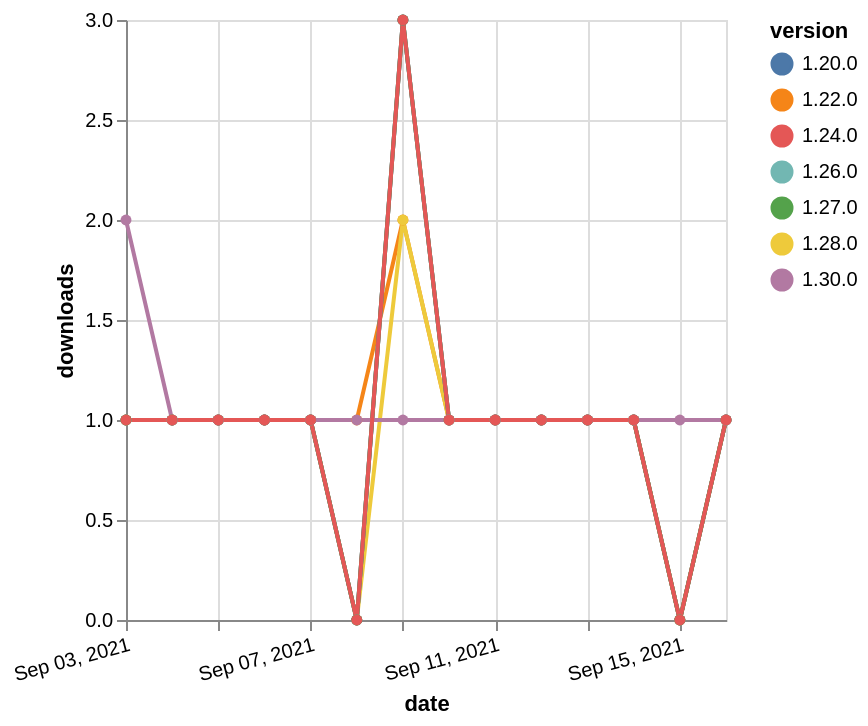

Describe this chart as a Vega-Lite specification.
### Vega-Lite specification from a JSON file in a GitHub repository (floating-point values rounded to 4 significant figures)
{"$schema": "https://vega.github.io/schema/vega-lite/v5.json", "description": "A simple bar chart with embedded data.", "data": {"values": [{"date": "2021-09-03", "total": 177, "delta": 1, "version": "1.22.0"}, {"date": "2021-09-04", "total": 178, "delta": 1, "version": "1.22.0"}, {"date": "2021-09-05", "total": 179, "delta": 1, "version": "1.22.0"}, {"date": "2021-09-06", "total": 180, "delta": 1, "version": "1.22.0"}, {"date": "2021-09-07", "total": 181, "delta": 1, "version": "1.22.0"}, {"date": "2021-09-08", "total": 182, "delta": 1, "version": "1.22.0"}, {"date": "2021-09-09", "total": 184, "delta": 2, "version": "1.22.0"}, {"date": "2021-09-10", "total": 185, "delta": 1, "version": "1.22.0"}, {"date": "2021-09-11", "total": 186, "delta": 1, "version": "1.22.0"}, {"date": "2021-09-12", "total": 187, "delta": 1, "version": "1.22.0"}, {"date": "2021-09-13", "total": 188, "delta": 1, "version": "1.22.0"}, {"date": "2021-09-14", "total": 189, "delta": 1, "version": "1.22.0"}, {"date": "2021-09-15", "total": 189, "delta": 0, "version": "1.22.0"}, {"date": "2021-09-16", "total": 190, "delta": 1, "version": "1.22.0"}, {"date": "2021-09-03", "total": 155, "delta": 1, "version": "1.28.0"}, {"date": "2021-09-04", "total": 156, "delta": 1, "version": "1.28.0"}, {"date": "2021-09-05", "total": 157, "delta": 1, "version": "1.28.0"}, {"date": "2021-09-06", "total": 158, "delta": 1, "version": "1.28.0"}, {"date": "2021-09-07", "total": 159, "delta": 1, "version": "1.28.0"}, {"date": "2021-09-08", "total": 159, "delta": 0, "version": "1.28.0"}, {"date": "2021-09-09", "total": 161, "delta": 2, "version": "1.28.0"}, {"date": "2021-09-10", "total": 162, "delta": 1, "version": "1.28.0"}, {"date": "2021-09-11", "total": 163, "delta": 1, "version": "1.28.0"}, {"date": "2021-09-12", "total": 164, "delta": 1, "version": "1.28.0"}, {"date": "2021-09-13", "total": 165, "delta": 1, "version": "1.28.0"}, {"date": "2021-09-14", "total": 166, "delta": 1, "version": "1.28.0"}, {"date": "2021-09-15", "total": 166, "delta": 0, "version": "1.28.0"}, {"date": "2021-09-16", "total": 167, "delta": 1, "version": "1.28.0"}, {"date": "2021-09-03", "total": 138, "delta": 1, "version": "1.26.0"}, {"date": "2021-09-04", "total": 139, "delta": 1, "version": "1.26.0"}, {"date": "2021-09-05", "total": 140, "delta": 1, "version": "1.26.0"}, {"date": "2021-09-06", "total": 141, "delta": 1, "version": "1.26.0"}, {"date": "2021-09-07", "total": 142, "delta": 1, "version": "1.26.0"}, {"date": "2021-09-08", "total": 142, "delta": 0, "version": "1.26.0"}, {"date": "2021-09-09", "total": 145, "delta": 3, "version": "1.26.0"}, {"date": "2021-09-10", "total": 146, "delta": 1, "version": "1.26.0"}, {"date": "2021-09-11", "total": 147, "delta": 1, "version": "1.26.0"}, {"date": "2021-09-12", "total": 148, "delta": 1, "version": "1.26.0"}, {"date": "2021-09-13", "total": 149, "delta": 1, "version": "1.26.0"}, {"date": "2021-09-14", "total": 150, "delta": 1, "version": "1.26.0"}, {"date": "2021-09-15", "total": 150, "delta": 0, "version": "1.26.0"}, {"date": "2021-09-16", "total": 151, "delta": 1, "version": "1.26.0"}, {"date": "2021-09-03", "total": 213, "delta": 1, "version": "1.20.0"}, {"date": "2021-09-04", "total": 214, "delta": 1, "version": "1.20.0"}, {"date": "2021-09-05", "total": 215, "delta": 1, "version": "1.20.0"}, {"date": "2021-09-06", "total": 216, "delta": 1, "version": "1.20.0"}, {"date": "2021-09-07", "total": 217, "delta": 1, "version": "1.20.0"}, {"date": "2021-09-08", "total": 217, "delta": 0, "version": "1.20.0"}, {"date": "2021-09-09", "total": 220, "delta": 3, "version": "1.20.0"}, {"date": "2021-09-10", "total": 221, "delta": 1, "version": "1.20.0"}, {"date": "2021-09-11", "total": 222, "delta": 1, "version": "1.20.0"}, {"date": "2021-09-12", "total": 223, "delta": 1, "version": "1.20.0"}, {"date": "2021-09-13", "total": 224, "delta": 1, "version": "1.20.0"}, {"date": "2021-09-14", "total": 225, "delta": 1, "version": "1.20.0"}, {"date": "2021-09-15", "total": 225, "delta": 0, "version": "1.20.0"}, {"date": "2021-09-16", "total": 226, "delta": 1, "version": "1.20.0"}, {"date": "2021-09-03", "total": 142, "delta": 1, "version": "1.27.0"}, {"date": "2021-09-04", "total": 143, "delta": 1, "version": "1.27.0"}, {"date": "2021-09-05", "total": 144, "delta": 1, "version": "1.27.0"}, {"date": "2021-09-06", "total": 145, "delta": 1, "version": "1.27.0"}, {"date": "2021-09-07", "total": 146, "delta": 1, "version": "1.27.0"}, {"date": "2021-09-08", "total": 146, "delta": 0, "version": "1.27.0"}, {"date": "2021-09-09", "total": 149, "delta": 3, "version": "1.27.0"}, {"date": "2021-09-10", "total": 150, "delta": 1, "version": "1.27.0"}, {"date": "2021-09-11", "total": 151, "delta": 1, "version": "1.27.0"}, {"date": "2021-09-12", "total": 152, "delta": 1, "version": "1.27.0"}, {"date": "2021-09-13", "total": 153, "delta": 1, "version": "1.27.0"}, {"date": "2021-09-14", "total": 154, "delta": 1, "version": "1.27.0"}, {"date": "2021-09-15", "total": 154, "delta": 0, "version": "1.27.0"}, {"date": "2021-09-16", "total": 155, "delta": 1, "version": "1.27.0"}, {"date": "2021-09-03", "total": 119, "delta": 2, "version": "1.30.0"}, {"date": "2021-09-04", "total": 120, "delta": 1, "version": "1.30.0"}, {"date": "2021-09-05", "total": 121, "delta": 1, "version": "1.30.0"}, {"date": "2021-09-06", "total": 122, "delta": 1, "version": "1.30.0"}, {"date": "2021-09-07", "total": 123, "delta": 1, "version": "1.30.0"}, {"date": "2021-09-08", "total": 124, "delta": 1, "version": "1.30.0"}, {"date": "2021-09-09", "total": 125, "delta": 1, "version": "1.30.0"}, {"date": "2021-09-10", "total": 126, "delta": 1, "version": "1.30.0"}, {"date": "2021-09-11", "total": 127, "delta": 1, "version": "1.30.0"}, {"date": "2021-09-12", "total": 128, "delta": 1, "version": "1.30.0"}, {"date": "2021-09-13", "total": 129, "delta": 1, "version": "1.30.0"}, {"date": "2021-09-14", "total": 130, "delta": 1, "version": "1.30.0"}, {"date": "2021-09-15", "total": 131, "delta": 1, "version": "1.30.0"}, {"date": "2021-09-16", "total": 132, "delta": 1, "version": "1.30.0"}, {"date": "2021-09-03", "total": 164, "delta": 1, "version": "1.24.0"}, {"date": "2021-09-04", "total": 165, "delta": 1, "version": "1.24.0"}, {"date": "2021-09-05", "total": 166, "delta": 1, "version": "1.24.0"}, {"date": "2021-09-06", "total": 167, "delta": 1, "version": "1.24.0"}, {"date": "2021-09-07", "total": 168, "delta": 1, "version": "1.24.0"}, {"date": "2021-09-08", "total": 168, "delta": 0, "version": "1.24.0"}, {"date": "2021-09-09", "total": 171, "delta": 3, "version": "1.24.0"}, {"date": "2021-09-10", "total": 172, "delta": 1, "version": "1.24.0"}, {"date": "2021-09-11", "total": 173, "delta": 1, "version": "1.24.0"}, {"date": "2021-09-12", "total": 174, "delta": 1, "version": "1.24.0"}, {"date": "2021-09-13", "total": 175, "delta": 1, "version": "1.24.0"}, {"date": "2021-09-14", "total": 176, "delta": 1, "version": "1.24.0"}, {"date": "2021-09-15", "total": 176, "delta": 0, "version": "1.24.0"}, {"date": "2021-09-16", "total": 177, "delta": 1, "version": "1.24.0"}]}, "width": "container", "mark": {"type": "line", "point": {"filled": true}}, "encoding": {"x": {"field": "date", "type": "temporal", "timeUnit": "yearmonthdate", "title": "date", "axis": {"labelAngle": -15}}, "y": {"field": "delta", "type": "quantitative", "title": "downloads"}, "color": {"field": "version", "type": "nominal"}, "tooltip": {"field": "delta"}}}
